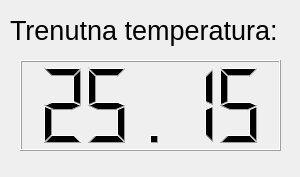
<?xml version="1.0" encoding="UTF-8"?>
<ui version="4.0">
 <class>Dialog</class>
 <widget class="QDialog" name="Dialog">
  <property name="geometry">
   <rect>
    <x>0</x>
    <y>0</y>
    <width>300</width>
    <height>177</height>
   </rect>
  </property>
  <property name="windowTitle">
   <string>Dialog</string>
  </property>
  <widget class="QLCDNumber" name="lcdNumber">
   <property name="geometry">
    <rect>
     <x>20</x>
     <y>60</y>
     <width>261</width>
     <height>91</height>
    </rect>
   </property>
   <property name="smallDecimalPoint">
    <bool>false</bool>
   </property>
   <property name="digitCount">
    <number>5</number>
   </property>
   <property name="value" stdset="0">
    <double>25.149999999999999</double>
   </property>
  </widget>
  <widget class="QLabel" name="label">
   <property name="geometry">
    <rect>
     <x>10</x>
     <y>10</y>
     <width>281</width>
     <height>41</height>
    </rect>
   </property>
   <property name="font">
    <font>
     <pointsize>20</pointsize>
    </font>
   </property>
   <property name="text">
    <string>Trenutna temperatura:</string>
   </property>
  </widget>
 </widget>
 <resources/>
 <connections/>
</ui>
